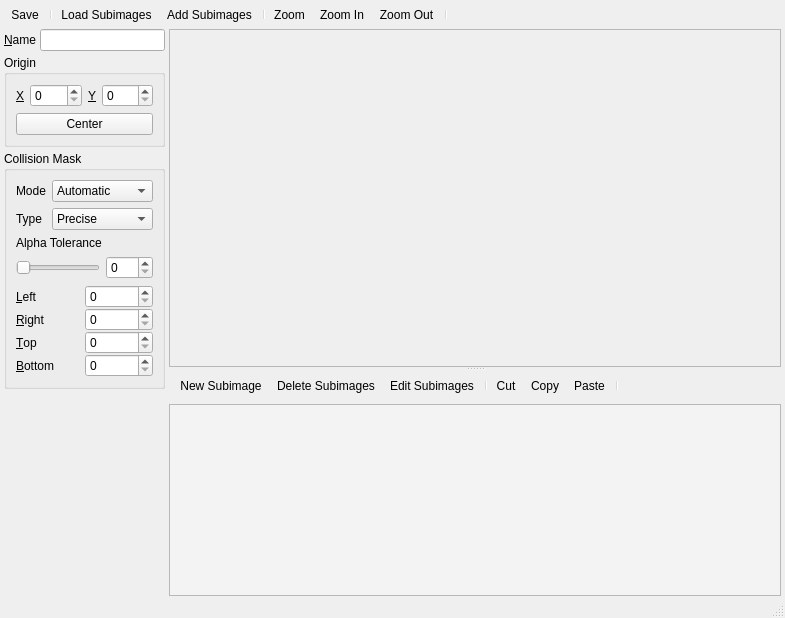
<?xml version="1.0" encoding="UTF-8"?>
<ui version="4.0">
 <class>SpriteEditor</class>
 <widget class="QWidget" name="SpriteEditor">
  <property name="geometry">
   <rect>
    <x>0</x>
    <y>0</y>
    <width>785</width>
    <height>618</height>
   </rect>
  </property>
  <property name="windowTitle">
   <string>Form</string>
  </property>
  <property name="windowIcon">
   <iconset resource="../images.qrc">
    <normaloff>:/resources/sprite.png</normaloff>:/resources/sprite.png</iconset>
  </property>
  <layout class="QVBoxLayout" name="mainLayout">
   <property name="spacing">
    <number>0</number>
   </property>
   <property name="leftMargin">
    <number>0</number>
   </property>
   <property name="topMargin">
    <number>0</number>
   </property>
   <property name="rightMargin">
    <number>0</number>
   </property>
   <property name="bottomMargin">
    <number>0</number>
   </property>
   <item>
    <widget class="QToolBar" name="mainToolBar">
     <property name="sizePolicy">
      <sizepolicy hsizetype="Preferred" vsizetype="Fixed">
       <horstretch>0</horstretch>
       <verstretch>0</verstretch>
      </sizepolicy>
     </property>
     <property name="iconSize">
      <size>
       <width>24</width>
       <height>24</height>
      </size>
     </property>
     <property name="floatable">
      <bool>false</bool>
     </property>
     <addaction name="actionSave"/>
     <addaction name="separator"/>
     <addaction name="actionLoadSubimages"/>
     <addaction name="actionAddSubimages"/>
     <addaction name="separator"/>
     <addaction name="actionZoom"/>
     <addaction name="actionZoomIn"/>
     <addaction name="actionZoomOut"/>
     <addaction name="separator"/>
    </widget>
   </item>
   <item>
    <layout class="QHBoxLayout" name="contentLayout" stretch="0,1">
     <property name="spacing">
      <number>4</number>
     </property>
     <property name="rightMargin">
      <number>4</number>
     </property>
     <item>
      <layout class="QFormLayout" name="propertiesLayout">
       <property name="sizeConstraint">
        <enum>QLayout::SetDefaultConstraint</enum>
       </property>
       <property name="horizontalSpacing">
        <number>4</number>
       </property>
       <property name="verticalSpacing">
        <number>4</number>
       </property>
       <property name="leftMargin">
        <number>4</number>
       </property>
       <property name="topMargin">
        <number>0</number>
       </property>
       <property name="bottomMargin">
        <number>4</number>
       </property>
       <item row="0" column="0">
        <widget class="QLabel" name="nameLabel">
         <property name="text">
          <string>&amp;Name</string>
         </property>
         <property name="buddy">
          <cstring>nameEdit</cstring>
         </property>
        </widget>
       </item>
       <item row="0" column="1">
        <widget class="QLineEdit" name="nameEdit"/>
       </item>
       <item row="1" column="0" colspan="2">
        <widget class="QGroupBox" name="originGroupBox">
         <property name="sizePolicy">
          <sizepolicy hsizetype="Preferred" vsizetype="Preferred">
           <horstretch>0</horstretch>
           <verstretch>0</verstretch>
          </sizepolicy>
         </property>
         <property name="title">
          <string>Origin</string>
         </property>
         <layout class="QGridLayout" name="originLayout" columnstretch="0,1,0,1">
          <item row="0" column="0">
           <widget class="QLabel" name="originXLabel">
            <property name="sizePolicy">
             <sizepolicy hsizetype="Preferred" vsizetype="Preferred">
              <horstretch>0</horstretch>
              <verstretch>0</verstretch>
             </sizepolicy>
            </property>
            <property name="text">
             <string>&amp;X</string>
            </property>
            <property name="buddy">
             <cstring>originXSpinBox</cstring>
            </property>
           </widget>
          </item>
          <item row="0" column="1">
           <widget class="QSpinBox" name="originXSpinBox">
            <property name="sizePolicy">
             <sizepolicy hsizetype="Preferred" vsizetype="Fixed">
              <horstretch>0</horstretch>
              <verstretch>0</verstretch>
             </sizepolicy>
            </property>
           </widget>
          </item>
          <item row="0" column="3">
           <widget class="QSpinBox" name="originYSpinBox">
            <property name="sizePolicy">
             <sizepolicy hsizetype="Preferred" vsizetype="Fixed">
              <horstretch>0</horstretch>
              <verstretch>0</verstretch>
             </sizepolicy>
            </property>
           </widget>
          </item>
          <item row="0" column="2">
           <widget class="QLabel" name="originYLabel">
            <property name="text">
             <string>&amp;Y</string>
            </property>
            <property name="buddy">
             <cstring>originYSpinBox</cstring>
            </property>
           </widget>
          </item>
          <item row="1" column="0" colspan="4">
           <widget class="QPushButton" name="centerOriginButton">
            <property name="sizePolicy">
             <sizepolicy hsizetype="Preferred" vsizetype="Fixed">
              <horstretch>0</horstretch>
              <verstretch>0</verstretch>
             </sizepolicy>
            </property>
            <property name="text">
             <string>Center</string>
            </property>
           </widget>
          </item>
         </layout>
        </widget>
       </item>
       <item row="2" column="0" colspan="2">
        <widget class="QGroupBox" name="boundingboxGroup">
         <property name="sizePolicy">
          <sizepolicy hsizetype="Preferred" vsizetype="Preferred">
           <horstretch>0</horstretch>
           <verstretch>0</verstretch>
          </sizepolicy>
         </property>
         <property name="title">
          <string>Collision Mask</string>
         </property>
         <property name="checkable">
          <bool>false</bool>
         </property>
         <layout class="QFormLayout" name="formLayout">
          <property name="leftMargin">
           <number>9</number>
          </property>
          <item row="0" column="0">
           <widget class="QLabel" name="bboxLabel">
            <property name="text">
             <string>Mode</string>
            </property>
           </widget>
          </item>
          <item row="0" column="1">
           <widget class="QComboBox" name="bboxComboBox">
            <item>
             <property name="text">
              <string>Automatic</string>
             </property>
            </item>
            <item>
             <property name="text">
              <string>Full Image</string>
             </property>
            </item>
            <item>
             <property name="text">
              <string>Manual</string>
             </property>
            </item>
           </widget>
          </item>
          <item row="1" column="0">
           <widget class="QLabel" name="shapeLabel">
            <property name="text">
             <string>Type</string>
            </property>
           </widget>
          </item>
          <item row="1" column="1">
           <widget class="QComboBox" name="shapeComboBox">
            <item>
             <property name="text">
              <string>Precise</string>
             </property>
            </item>
            <item>
             <property name="text">
              <string>Rectangle</string>
             </property>
            </item>
            <item>
             <property name="text">
              <string>Disk</string>
             </property>
            </item>
            <item>
             <property name="text">
              <string>Diamond</string>
             </property>
            </item>
            <item>
             <property name="text">
              <string>Polygon</string>
             </property>
            </item>
           </widget>
          </item>
          <item row="2" column="0" colspan="2">
           <widget class="QLabel" name="alphaLabel">
            <property name="text">
             <string>Alpha Tolerance</string>
            </property>
           </widget>
          </item>
          <item row="3" column="0" colspan="2">
           <layout class="QHBoxLayout" name="alphaControlLayout">
            <item>
             <widget class="QSlider" name="alphaSlider">
              <property name="maximum">
               <number>255</number>
              </property>
              <property name="orientation">
               <enum>Qt::Horizontal</enum>
              </property>
             </widget>
            </item>
            <item>
             <widget class="QSpinBox" name="alphaSpinBox">
              <property name="maximum">
               <number>255</number>
              </property>
             </widget>
            </item>
           </layout>
          </item>
          <item row="4" column="0" colspan="2">
           <layout class="QGridLayout" name="bboxDimensionsLayout">
            <property name="spacing">
             <number>0</number>
            </property>
            <item row="4" column="0">
             <widget class="QLabel" name="bottomLabel">
              <property name="text">
               <string>&amp;Bottom</string>
              </property>
              <property name="buddy">
               <cstring>bottomSpinBox</cstring>
              </property>
             </widget>
            </item>
            <item row="0" column="0">
             <widget class="QLabel" name="leftLabel">
              <property name="text">
               <string>&amp;Left</string>
              </property>
              <property name="buddy">
               <cstring>leftSpinBox</cstring>
              </property>
             </widget>
            </item>
            <item row="2" column="0">
             <widget class="QLabel" name="topLabel">
              <property name="text">
               <string>&amp;Top</string>
              </property>
              <property name="buddy">
               <cstring>topSpinBox</cstring>
              </property>
             </widget>
            </item>
            <item row="0" column="1">
             <widget class="QSpinBox" name="leftSpinBox"/>
            </item>
            <item row="2" column="1">
             <widget class="QSpinBox" name="topSpinBox"/>
            </item>
            <item row="1" column="0">
             <widget class="QLabel" name="rightLabel">
              <property name="text">
               <string>&amp;Right</string>
              </property>
              <property name="buddy">
               <cstring>rightSpinBox</cstring>
              </property>
             </widget>
            </item>
            <item row="1" column="1">
             <widget class="QSpinBox" name="rightSpinBox"/>
            </item>
            <item row="4" column="1">
             <widget class="QSpinBox" name="bottomSpinBox"/>
            </item>
           </layout>
          </item>
         </layout>
        </widget>
       </item>
      </layout>
     </item>
     <item>
      <widget class="QSplitter" name="subimagesPreviewSplitter">
       <property name="sizePolicy">
        <sizepolicy hsizetype="Preferred" vsizetype="Expanding">
         <horstretch>0</horstretch>
         <verstretch>0</verstretch>
        </sizepolicy>
       </property>
       <property name="orientation">
        <enum>Qt::Vertical</enum>
       </property>
       <widget class="AssetScrollArea" name="imagePreview">
        <property name="sizePolicy">
         <sizepolicy hsizetype="Expanding" vsizetype="Expanding">
          <horstretch>0</horstretch>
          <verstretch>1</verstretch>
         </sizepolicy>
        </property>
        <property name="sizeAdjustPolicy">
         <enum>QAbstractScrollArea::AdjustIgnored</enum>
        </property>
        <property name="widgetResizable">
         <bool>true</bool>
        </property>
        <property name="alignment">
         <set>Qt::AlignCenter</set>
        </property>
        <widget class="AssetScrollAreaBackground" name="scrollAreaWidget">
         <property name="geometry">
          <rect>
           <x>0</x>
           <y>0</y>
           <width>627</width>
           <height>312</height>
          </rect>
         </property>
         <property name="autoFillBackground">
          <bool>true</bool>
         </property>
         <layout class="QGridLayout" name="gridLayout">
          <property name="leftMargin">
           <number>4</number>
          </property>
          <property name="topMargin">
           <number>4</number>
          </property>
          <property name="rightMargin">
           <number>4</number>
          </property>
          <property name="bottomMargin">
           <number>4</number>
          </property>
          <property name="spacing">
           <number>4</number>
          </property>
          <item row="0" column="0">
           <widget class="SpriteView" name="subimagePreview" native="true">
            <property name="sizePolicy">
             <sizepolicy hsizetype="Preferred" vsizetype="Expanding">
              <horstretch>0</horstretch>
              <verstretch>0</verstretch>
             </sizepolicy>
            </property>
           </widget>
          </item>
         </layout>
        </widget>
       </widget>
       <widget class="QWidget" name="verticalLayoutWidget">
        <layout class="QVBoxLayout" name="subimagesLayout">
         <property name="spacing">
          <number>4</number>
         </property>
         <property name="sizeConstraint">
          <enum>QLayout::SetDefaultConstraint</enum>
         </property>
         <item>
          <widget class="QToolBar" name="subimagesToolbar">
           <property name="sizePolicy">
            <sizepolicy hsizetype="Preferred" vsizetype="Fixed">
             <horstretch>0</horstretch>
             <verstretch>0</verstretch>
            </sizepolicy>
           </property>
           <property name="iconSize">
            <size>
             <width>24</width>
             <height>24</height>
            </size>
           </property>
           <property name="floatable">
            <bool>false</bool>
           </property>
           <addaction name="actionNewSubimage"/>
           <addaction name="actionDeleteSubimages"/>
           <addaction name="actionEditSubimages"/>
           <addaction name="separator"/>
           <addaction name="actionCut"/>
           <addaction name="actionCopy"/>
           <addaction name="actionPaste"/>
           <addaction name="separator"/>
          </widget>
         </item>
         <item>
          <widget class="SpriteSubimageListView" name="subImageList">
           <property name="sizePolicy">
            <sizepolicy hsizetype="Expanding" vsizetype="Expanding">
             <horstretch>0</horstretch>
             <verstretch>0</verstretch>
            </sizepolicy>
           </property>
           <property name="palette">
            <palette>
             <active>
              <colorrole role="Base">
               <brush brushstyle="SolidPattern">
                <color alpha="255">
                 <red>243</red>
                 <green>243</green>
                 <blue>243</blue>
                </color>
               </brush>
              </colorrole>
             </active>
             <inactive>
              <colorrole role="Base">
               <brush brushstyle="SolidPattern">
                <color alpha="255">
                 <red>243</red>
                 <green>243</green>
                 <blue>243</blue>
                </color>
               </brush>
              </colorrole>
             </inactive>
             <disabled>
              <colorrole role="Base">
               <brush brushstyle="SolidPattern">
                <color alpha="255">
                 <red>239</red>
                 <green>239</green>
                 <blue>239</blue>
                </color>
               </brush>
              </colorrole>
             </disabled>
            </palette>
           </property>
           <property name="acceptDrops">
            <bool>false</bool>
           </property>
           <property name="dragEnabled">
            <bool>true</bool>
           </property>
           <property name="dragDropMode">
            <enum>QAbstractItemView::DragDrop</enum>
           </property>
           <property name="defaultDropAction">
            <enum>Qt::MoveAction</enum>
           </property>
           <property name="alternatingRowColors">
            <bool>true</bool>
           </property>
           <property name="selectionMode">
            <enum>QAbstractItemView::ExtendedSelection</enum>
           </property>
           <property name="selectionBehavior">
            <enum>QAbstractItemView::SelectRows</enum>
           </property>
           <property name="movement">
            <enum>QListView::Snap</enum>
           </property>
           <property name="resizeMode">
            <enum>QListView::Adjust</enum>
           </property>
           <property name="spacing">
            <number>8</number>
           </property>
           <property name="viewMode">
            <enum>QListView::IconMode</enum>
           </property>
           <property name="selectionRectVisible">
            <bool>true</bool>
           </property>
          </widget>
         </item>
        </layout>
       </widget>
      </widget>
     </item>
    </layout>
   </item>
   <item>
    <widget class="QStatusBar" name="statusBar"/>
   </item>
  </layout>
  <action name="actionSave">
   <property name="icon">
    <iconset resource="../images.qrc">
     <normaloff>:/actions/accept.png</normaloff>:/actions/accept.png</iconset>
   </property>
   <property name="text">
    <string>Save</string>
   </property>
   <property name="toolTip">
    <string>Save</string>
   </property>
  </action>
  <action name="actionNewSubimage">
   <property name="icon">
    <iconset resource="../images.qrc">
     <normaloff>:/actions/new.png</normaloff>:/actions/new.png</iconset>
   </property>
   <property name="text">
    <string>New Subimage</string>
   </property>
   <property name="toolTip">
    <string>New Subimage</string>
   </property>
  </action>
  <action name="actionDeleteSubimages">
   <property name="icon">
    <iconset resource="../images.qrc">
     <normaloff>:/actions/delete.png</normaloff>:/actions/delete.png</iconset>
   </property>
   <property name="text">
    <string>Delete Subimages</string>
   </property>
   <property name="toolTip">
    <string>Delete Subimages</string>
   </property>
  </action>
  <action name="actionEditSubimages">
   <property name="icon">
    <iconset resource="../images.qrc">
     <normaloff>:/actions/colorize.png</normaloff>:/actions/colorize.png</iconset>
   </property>
   <property name="text">
    <string>Edit Subimages</string>
   </property>
   <property name="toolTip">
    <string>Edit Subimages</string>
   </property>
  </action>
  <action name="actionCut">
   <property name="icon">
    <iconset resource="../images.qrc">
     <normaloff>:/actions/cut.png</normaloff>:/actions/cut.png</iconset>
   </property>
   <property name="text">
    <string>Cut</string>
   </property>
   <property name="toolTip">
    <string>Cut</string>
   </property>
  </action>
  <action name="actionCopy">
   <property name="icon">
    <iconset resource="../images.qrc">
     <normaloff>:/actions/copy.png</normaloff>:/actions/copy.png</iconset>
   </property>
   <property name="text">
    <string>Copy</string>
   </property>
   <property name="toolTip">
    <string>Copy</string>
   </property>
  </action>
  <action name="actionPaste">
   <property name="icon">
    <iconset resource="../images.qrc">
     <normaloff>:/actions/paste.png</normaloff>:/actions/paste.png</iconset>
   </property>
   <property name="text">
    <string>Paste</string>
   </property>
   <property name="toolTip">
    <string>Paste</string>
   </property>
  </action>
  <action name="actionLoadSubimages">
   <property name="icon">
    <iconset resource="../images.qrc">
     <normaloff>:/actions/open.png</normaloff>:/actions/open.png</iconset>
   </property>
   <property name="text">
    <string>Load Subimages</string>
   </property>
   <property name="toolTip">
    <string>Load Subimages</string>
   </property>
  </action>
  <action name="actionAddSubimages">
   <property name="icon">
    <iconset resource="../images.qrc">
     <normaloff>:/actions/open-image.png</normaloff>:/actions/open-image.png</iconset>
   </property>
   <property name="text">
    <string>Add Subimages</string>
   </property>
   <property name="toolTip">
    <string>Add Subimages</string>
   </property>
  </action>
  <action name="actionZoom">
   <property name="icon">
    <iconset resource="../images.qrc">
     <normaloff>:/actions/zoom.png</normaloff>:/actions/zoom.png</iconset>
   </property>
   <property name="text">
    <string>Zoom</string>
   </property>
   <property name="toolTip">
    <string>Zoom</string>
   </property>
  </action>
  <action name="actionZoomIn">
   <property name="icon">
    <iconset resource="../images.qrc">
     <normaloff>:/actions/zoom-in.png</normaloff>:/actions/zoom-in.png</iconset>
   </property>
   <property name="text">
    <string>Zoom In</string>
   </property>
   <property name="toolTip">
    <string>Zoom In</string>
   </property>
  </action>
  <action name="actionZoomOut">
   <property name="icon">
    <iconset resource="../images.qrc">
     <normaloff>:/actions/zoom-out.png</normaloff>:/actions/zoom-out.png</iconset>
   </property>
   <property name="text">
    <string>Zoom Out</string>
   </property>
   <property name="toolTip">
    <string>Zoom Out</string>
   </property>
  </action>
 </widget>
 <customwidgets>
  <customwidget>
   <class>AssetScrollArea</class>
   <extends>QScrollArea</extends>
   <header>Widgets/AssetScrollArea.h</header>
   <container>1</container>
  </customwidget>
  <customwidget>
   <class>AssetScrollAreaBackground</class>
   <extends>QWidget</extends>
   <header>Widgets/AssetScrollAreaBackground.h</header>
   <container>1</container>
  </customwidget>
  <customwidget>
   <class>SpriteSubimageListView</class>
   <extends>QListView</extends>
   <header>Widgets/SpriteSubimageListView.h</header>
  </customwidget>
  <customwidget>
   <class>SpriteView</class>
   <extends>QWidget</extends>
   <header>Widgets/SpriteView.h</header>
   <container>1</container>
  </customwidget>
 </customwidgets>
 <resources>
  <include location="../images.qrc"/>
 </resources>
 <connections/>
</ui>
